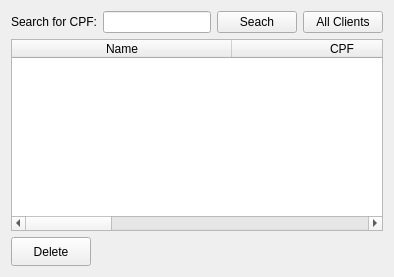
      <widget class="QWidget" name="ListClientPage">
       <layout class="QVBoxLayout" name="verticalLayout_5">
        <item>
         <layout class="QVBoxLayout" name="verticalLayout_4">
          <item>
           <layout class="QHBoxLayout" name="horizontalLayout_5">
            <item>
             <layout class="QHBoxLayout" name="horizontalLayout_3">
              <item>
               <widget class="QLabel" name="label_8">
                <property name="text">
                 <string>Search for CPF:</string>
                </property>
               </widget>
              </item>
              <item>
               <widget class="QLineEdit" name="in_search">
                <property name="maxLength">
                 <number>11</number>
                </property>
               </widget>
              </item>
              <item>
               <widget class="QPushButton" name="search_clientlist_Button">
                <property name="text">
                 <string>Seach</string>
                </property>
               </widget>
              </item>
             </layout>
            </item>
            <item>
             <layout class="QHBoxLayout" name="horizontalLayout_4">
              <item>
               <widget class="QPushButton" name="all_clients_Button">
                <property name="text">
                 <string>All Clients</string>
                </property>
               </widget>
              </item>
             </layout>
            </item>
           </layout>
          </item>
          <item>
           <widget class="QTableWidget" name="tableWidget_Clients">
            <property name="enabled">
             <bool>true</bool>
            </property>
            <property name="mouseTracking">
             <bool>false</bool>
            </property>
            <property name="tabletTracking">
             <bool>false</bool>
            </property>
            <property name="acceptDrops">
             <bool>false</bool>
            </property>
            <property name="autoFillBackground">
             <bool>false</bool>
            </property>
            <property name="autoScroll">
             <bool>true</bool>
            </property>
            <property name="editTriggers">
             <set>QAbstractItemView::NoEditTriggers</set>
            </property>
            <property name="selectionMode">
             <enum>QAbstractItemView::SingleSelection</enum>
            </property>
            <property name="selectionBehavior">
             <enum>QAbstractItemView::SelectItems</enum>
            </property>
            <property name="gridStyle">
             <enum>Qt::SolidLine</enum>
            </property>
            <property name="sortingEnabled">
             <bool>false</bool>
            </property>
            <property name="rowCount">
             <number>0</number>
            </property>
            <attribute name="horizontalHeaderCascadingSectionResizes">
             <bool>false</bool>
            </attribute>
            <attribute name="horizontalHeaderMinimumSectionSize">
             <number>200</number>
            </attribute>
            <attribute name="horizontalHeaderDefaultSectionSize">
             <number>220</number>
            </attribute>
            <attribute name="horizontalHeaderStretchLastSection">
             <bool>true</bool>
            </attribute>
            <attribute name="verticalHeaderCascadingSectionResizes">
             <bool>false</bool>
            </attribute>
            <attribute name="verticalHeaderStretchLastSection">
             <bool>false</bool>
            </attribute>
            <column>
             <property name="text">
              <string>Name</string>
             </property>
            </column>
            <column>
             <property name="text">
              <string>CPF</string>
             </property>
            </column>
            <column>
             <property name="text">
              <string>Profession</string>
             </property>
            </column>
            <column>
             <property name="text">
              <string>Salary</string>
             </property>
            </column>
           </widget>
          </item>
         </layout>
        </item>
        <item>
         <layout class="QHBoxLayout" name="horizontalLayout_6">
          <item>
           <widget class="QPushButton" name="deleteButton">
            <property name="sizePolicy">
             <sizepolicy hsizetype="Minimum" vsizetype="Fixed">
              <horstretch>0</horstretch>
              <verstretch>0</verstretch>
             </sizepolicy>
            </property>
            <property name="minimumSize">
             <size>
              <width>0</width>
              <height>29</height>
             </size>
            </property>
            <property name="text">
             <string>Delete</string>
            </property>
           </widget>
          </item>
          <item>
           <spacer name="horizontalSpacer">
            <property name="orientation">
             <enum>Qt::Horizontal</enum>
            </property>
            <property name="sizeHint" stdset="0">
             <size>
              <width>52</width>
              <height>20</height>
             </size>
            </property>
           </spacer>
          </item>
         </layout>
        </item>
       </layout>
      </widget>
